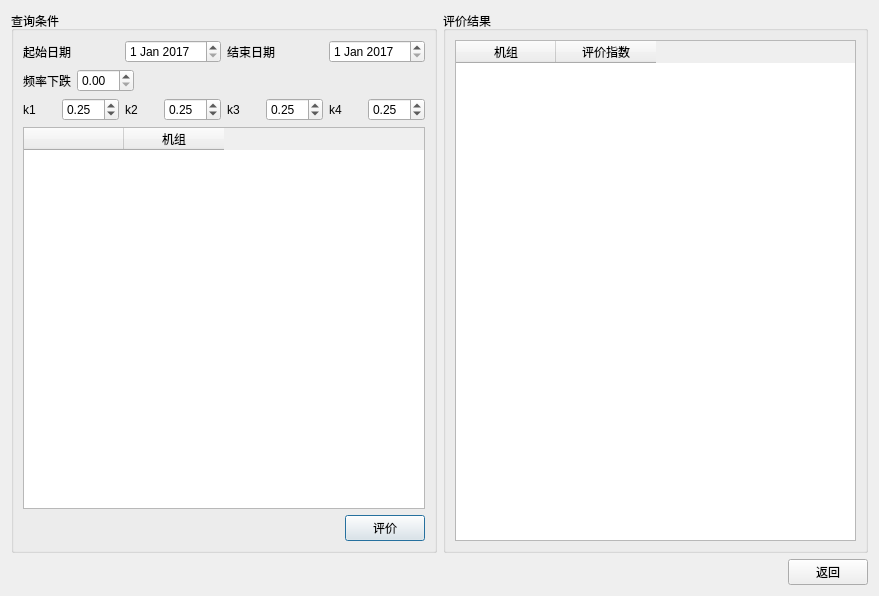
<?xml version="1.0" encoding="UTF-8"?>
<ui version="4.0">
 <class>AtrDialog</class>
 <widget class="QDialog" name="AtrDialog">
  <property name="geometry">
   <rect>
    <x>0</x>
    <y>0</y>
    <width>879</width>
    <height>596</height>
   </rect>
  </property>
  <property name="windowTitle">
   <string>闭锁故障性能分析</string>
  </property>
  <layout class="QVBoxLayout" name="verticalLayout_3">
   <item>
    <layout class="QHBoxLayout" name="horizontalLayout_4">
     <item>
      <widget class="QGroupBox" name="groupBox">
       <property name="title">
        <string>查询条件</string>
       </property>
       <layout class="QVBoxLayout" name="verticalLayout">
        <item>
         <layout class="QHBoxLayout" name="horizontalLayout">
          <property name="topMargin">
           <number>0</number>
          </property>
          <item>
           <widget class="QLabel" name="label">
            <property name="text">
             <string>起始日期</string>
            </property>
           </widget>
          </item>
          <item>
           <widget class="QDateEdit" name="dateEdit1">
            <property name="date">
             <date>
              <year>2017</year>
              <month>1</month>
              <day>1</day>
             </date>
            </property>
           </widget>
          </item>
          <item>
           <widget class="QLabel" name="label_2">
            <property name="text">
             <string>结束日期</string>
            </property>
           </widget>
          </item>
          <item>
           <widget class="QDateEdit" name="dateEdit2">
            <property name="date">
             <date>
              <year>2017</year>
              <month>1</month>
              <day>1</day>
             </date>
            </property>
           </widget>
          </item>
         </layout>
        </item>
        <item>
         <layout class="QHBoxLayout" name="horizontalLayout_3">
          <item>
           <widget class="QLabel" name="label_3">
            <property name="text">
             <string>频率下跌</string>
            </property>
           </widget>
          </item>
          <item>
           <widget class="QDoubleSpinBox" name="doubleSpinBox"/>
          </item>
          <item>
           <spacer name="horizontalSpacer_3">
            <property name="orientation">
             <enum>Qt::Horizontal</enum>
            </property>
            <property name="sizeHint" stdset="0">
             <size>
              <width>40</width>
              <height>20</height>
             </size>
            </property>
           </spacer>
          </item>
         </layout>
        </item>
        <item>
         <layout class="QHBoxLayout" name="horizontalLayout_2">
          <property name="topMargin">
           <number>0</number>
          </property>
          <item>
           <widget class="QLabel" name="label_6">
            <property name="text">
             <string>k1</string>
            </property>
           </widget>
          </item>
          <item>
           <widget class="QDoubleSpinBox" name="k1SpinBox">
            <property name="singleStep">
             <double>0.100000000000000</double>
            </property>
            <property name="value">
             <double>0.250000000000000</double>
            </property>
           </widget>
          </item>
          <item>
           <widget class="QLabel" name="label_7">
            <property name="text">
             <string>k2</string>
            </property>
           </widget>
          </item>
          <item>
           <widget class="QDoubleSpinBox" name="k2SpinBox">
            <property name="singleStep">
             <double>0.100000000000000</double>
            </property>
            <property name="value">
             <double>0.250000000000000</double>
            </property>
           </widget>
          </item>
          <item>
           <widget class="QLabel" name="label_8">
            <property name="text">
             <string>k3</string>
            </property>
           </widget>
          </item>
          <item>
           <widget class="QDoubleSpinBox" name="k3SpinBox">
            <property name="singleStep">
             <double>0.100000000000000</double>
            </property>
            <property name="value">
             <double>0.250000000000000</double>
            </property>
           </widget>
          </item>
          <item>
           <widget class="QLabel" name="label_9">
            <property name="text">
             <string>k4</string>
            </property>
           </widget>
          </item>
          <item>
           <widget class="QDoubleSpinBox" name="k4SpinBox">
            <property name="singleStep">
             <double>0.100000000000000</double>
            </property>
            <property name="value">
             <double>0.250000000000000</double>
            </property>
           </widget>
          </item>
         </layout>
        </item>
        <item>
         <widget class="QTableWidget" name="eleTable">
          <property name="minimumSize">
           <size>
            <width>400</width>
            <height>0</height>
           </size>
          </property>
          <attribute name="horizontalHeaderCascadingSectionResizes">
           <bool>false</bool>
          </attribute>
          <column>
           <property name="text">
            <string/>
           </property>
          </column>
          <column>
           <property name="text">
            <string>机组</string>
           </property>
          </column>
         </widget>
        </item>
        <item>
         <layout class="QHBoxLayout" name="horizontalLayout_5">
          <property name="topMargin">
           <number>0</number>
          </property>
          <item>
           <spacer name="horizontalSpacer_2">
            <property name="orientation">
             <enum>Qt::Horizontal</enum>
            </property>
            <property name="sizeHint" stdset="0">
             <size>
              <width>40</width>
              <height>20</height>
             </size>
            </property>
           </spacer>
          </item>
          <item>
           <widget class="QPushButton" name="evaButton">
            <property name="text">
             <string>评价</string>
            </property>
           </widget>
          </item>
         </layout>
        </item>
       </layout>
      </widget>
     </item>
     <item>
      <widget class="QGroupBox" name="groupBox2">
       <property name="title">
        <string>评价结果</string>
       </property>
       <layout class="QVBoxLayout" name="verticalLayout_2">
        <item>
         <widget class="QTableWidget" name="evaTable">
          <property name="rowCount">
           <number>0</number>
          </property>
          <property name="columnCount">
           <number>2</number>
          </property>
          <column>
           <property name="text">
            <string>机组</string>
           </property>
          </column>
          <column>
           <property name="text">
            <string>评价指数</string>
           </property>
          </column>
         </widget>
        </item>
       </layout>
      </widget>
     </item>
    </layout>
   </item>
   <item>
    <layout class="QHBoxLayout" name="horizontalLayout_6">
     <item>
      <spacer name="horizontalSpacer">
       <property name="orientation">
        <enum>Qt::Horizontal</enum>
       </property>
       <property name="sizeHint" stdset="0">
        <size>
         <width>40</width>
         <height>20</height>
        </size>
       </property>
      </spacer>
     </item>
     <item>
      <widget class="QPushButton" name="pushButton">
       <property name="text">
        <string>返回</string>
       </property>
      </widget>
     </item>
    </layout>
   </item>
  </layout>
 </widget>
 <resources/>
 <connections>
  <connection>
   <sender>pushButton</sender>
   <signal>clicked(bool)</signal>
   <receiver>AtrDialog</receiver>
   <slot>close()</slot>
   <hints>
    <hint type="sourcelabel">
     <x>831</x>
     <y>574</y>
    </hint>
    <hint type="destinationlabel">
     <x>439</x>
     <y>297</y>
    </hint>
   </hints>
  </connection>
 </connections>
</ui>
